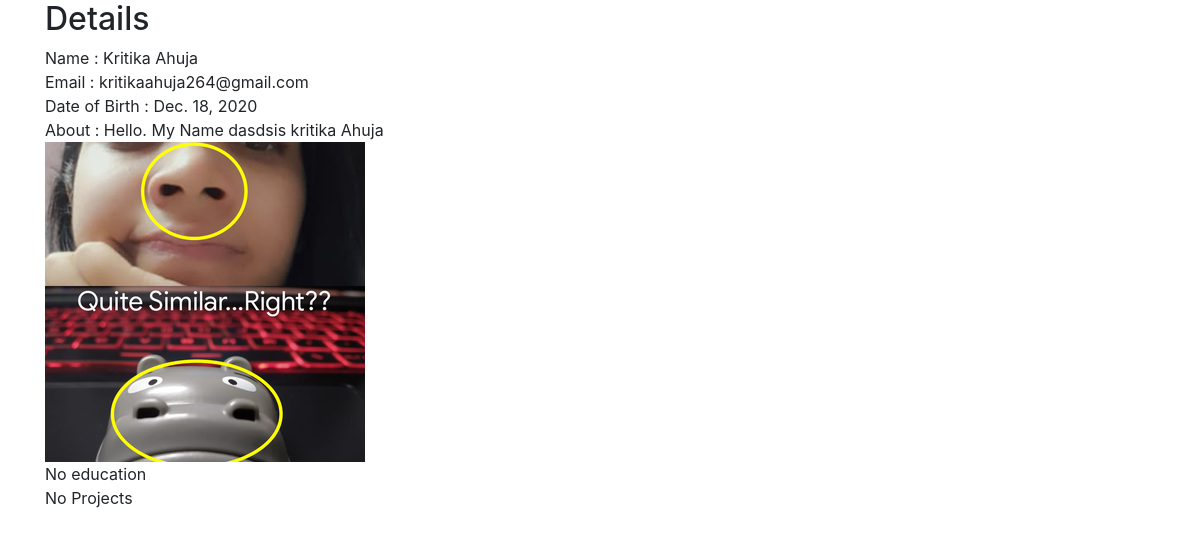
/profile/0187cs181114/ (signed in), run on the app's committed database.
### main_app/models.py (models this page shows)
class UserCompleteProfile(models.Model):
    user = models.ForeignKey(User, on_delete=models.CASCADE)
    dob = models.DateField(blank=True, null=True)
    profile_picture = models.ImageField(blank=True, null=True, upload_to='images/profile_pictures/')
    about = models.TextField(blank=True, null=True)
    phone_no = models.CharField(max_length=10, blank=True, null=True)
    skill = models.ForeignKey(Skill, on_delete=models.CASCADE, blank=True, null=True)

### main_app/views.py (the view)
# urls.py: path('profile/<slug:name>/', views.public_profile, name='public_profile'),
def public_profile(request, name):
    user = User.objects.filter(username=name).first()
    if request.user.is_authenticated:
        user_details = UserCompleteProfile.objects.filter(user=user).first()
        links = Link.objects.filter(user=user).all()
        projects = Project.objects.filter(user=user).all()
        education = Education.objects.filter(user=user).all()
        return render(request, 'public_user_profile.html', {
            'user': user,
            'user_details': user_details,
            'links': links,
            'projects': projects,
            'education': education
        })
    else:
        return redirect('verify_user')

### templates/public_user_profile.html (shortened to what this page needs)
<!DOCTYPE html>
<html lang="en">
<head>
    <link rel="stylesheet" href="https://cdn.jsdelivr.net/npm/bootstrap@4.5.3/dist/css/bootstrap.min.css"
>
</head>
<body>
<main class="container">
    <div>
        <h2>Details</h2>
        Name : {{ user.first_name }} {{ user.last_name }}
        <br>
        Email : {{ user.email }}
        <br>
        Date of Birth : {{ user_details.dob }}
    </div>
    <div>
        About : {{ user_details.about }}
        <br>
        <img src="media/{{ user_details.profile_picture }}"
        <br>
    </div>
    <div>
        {% if education %}
            {% for edu in education %}
                <h2>Education</h2>
                School Name : {{ edu.school_name }}
                <br>
                Degree : {{ edu.degree }}
                <br>
                Start Year : {{ edu.start_year }}
                <br>
                End Year : {{ edu.end_year }}
                <br>
                Grade : {{ edu.grade }}
            {% endfor %}
        {% else %}
            No education
        {% endif %}
    </div>
    <div>
        {% if projects %}
            {% for project in projects %}
                <h2>Projects</h2>
                Project Name : {{ project.project_name }}
                <br>
                Project Description : {{ project.project_desc }}
                <br>
                Project Link : {{ project.project_link }}
            {% endfor %}
        {% else %}
            No Projects
        {% endif %}
    </div>
</main>
</body>
</html>

### data on the page
UserCompleteProfile: dob "Dec. 18, 2020", about "Hello. My Name dasdsis kritika Ahuja", profile_picture (picture)

### other printed values
{{ user.first_name }} "Kritika"
{{ user.last_name }} "Ahuja"
{{ user.email }} "kritikaahuja264@gmail.com"
